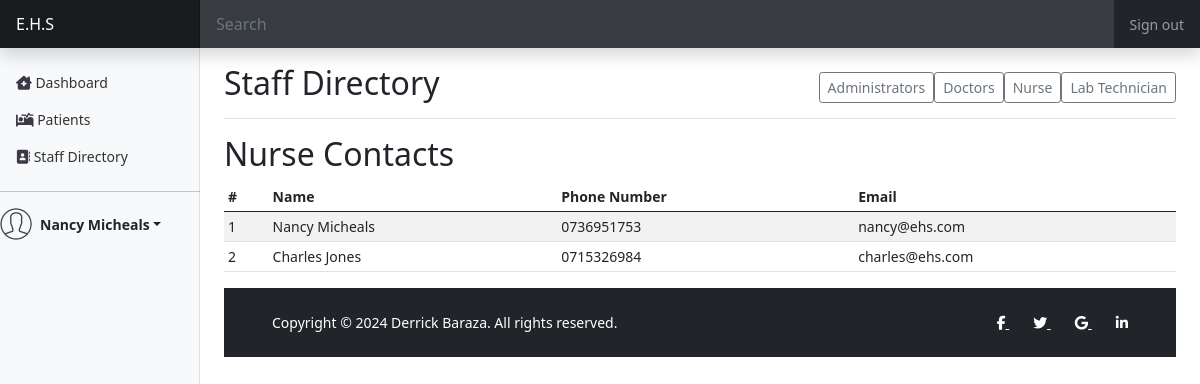
Screenshot of /nursedashboard/directory/index.php (signed in) with the database file from the repository.
### tables this page shows
CREATE TABLE IF NOT EXISTS `nurses` (
  `nurseID` int(11) NOT NULL AUTO_INCREMENT,
  `nurseName` varchar(50) NOT NULL,
  `phoneNo` int(11) NOT NULL,
  `email` varchar(50) NOT NULL,
  `password` varchar(128) NOT NULL,
  PRIMARY KEY (`nurseID`)
);

### includes/globvars.php (called while the page is built)
<?php
    $admin = "admin";
    $doctor = "doctors";
    $nurse = "nurses";
    $tech = "tech";
?>

### nursedashboard/directory/index.php (the view, shortened to what this page needs)
<?php
  include "../../includes/globvars.php";
  include "../../includes/dblink.php";
  if (isset($_SESSION['ID'])&&isset($_SESSION['Name'])&&isset($_SESSION['email'])&&$_SESSION['user']==$nurse) {
    $name = $_SESSION['Name'];
    if(!isset($_POST['submit'])){
      $sql = "SELECT `nurseName`, `phoneNo`, `email` FROM `nurses`;";
      $cont = "Nurse";
    }
    $result = mysqli_query($mysqli, $sql);
?>
    <!doctype html>
    <html lang="en">
      <head>
        <link rel="stylesheet" href="https://cdn.jsdelivr.net/npm/bootstrap-icons@1.11.2/font/bootstrap-icons.min.css">
        <link href="../../css/bootstrap.min.css" rel="stylesheet">
        <link href="../../css/dashboard.css" rel="stylesheet">
      </head>
      <body>
      <header class="navbar navbar-dark sticky-top bg-dark flex-md-nowrap p-0 shadow">
        <a class="navbar-brand col-md-3 col-lg-2 me-0 px-3" href="#" id="home">E.H.S</a>
        <input class="form-control form-control-dark w-100" type="text" placeholder="Search" aria-label="Search">
        <div class="navbar-nav">
          <div class="nav-item text-nowrap">
            <a class="nav-link px-3" href="../validation/logout.php" id="signout">Sign out</a>
          </div>
        </div>
      </header>
      <div class="container-fluid">
        <div class="row">
          <?php @include("../includes/nav.php");?>
          <main class="col-md-9 ms-sm-auto col-lg-10 px-md-4">
            <div class="d-flex justify-content-between flex-wrap flex-md-nowrap align-items-center pt-3 pb-2 mb-3 border-bottom">
              <h1 class="h2">Staff Directory</h1>
              <div class="btn-toolbar mb-2 mb-md-0">
                <form action="../directory/index.php" method="post">
                  <button type="submit" name="submit" value="<?php echo $admin;?>" class="btn btn-sm btn-outline-secondary" id="admin">
                    Administrators
                  </button>
                </form>
                <form action="../directory/index.php" method="post">
                  <button type="submit" name="submit" value="<?php echo $doctor;?>" class="btn btn-sm btn-outline-secondary" id="doct">
                    Doctors
                  </button>
                </form>
                <form action="../directory/index.php" method="post">
                  <button type="submit" name="submit" value="<?php echo $nurse;?>" class="btn btn-sm btn-outline-secondary" id="nurse">
                    Nurse
                  </button>
                </form>
                <form action="../directory/index.php" method="post">
                  <button type="submit" name="submit" value="<?php echo $tech;?>" class="btn btn-sm btn-outline-secondary" id="nurse">
                    Lab Technician
                  </button>
                </form>
              </div>
            </div>
            <h2 id="title"><?php echo $cont;?> Contacts </h2>
            <table class="table table-striped table-sm">
              <thead>
                <tr>
                  <th scope="col">#</th>
                  <th scope="col">Name</th>
                  <th scope="col">Phone Number</th>
                  <th scope="col">Email</th>
                </tr>
              </thead>
              <tbody>
                <?php
                $i =1;
                foreach ($result as $res) {
                    if(!isset($_POST['submit'])){
                      $name=$res['nurseName'];
                    }
                    $email=$res['email'];
                    $number="0".$res['phoneNo'];
              ?>
              <tr>
                <td><?php echo $i;?></td>
                <td><?php echo $name;?></td>
                <td><?php echo $number;?></td>
                <td><?php echo $email;?></td>
              </tr>
              <?php
                  $i++;
                }
              ?>
              </tbody>
            </table>
            <?php @include("../../includes/copyright.php");?>
          </main>
        </div>
      </div>
      </body>
    </html>
<?php
  }else {
    header("Location: ../validation/logout.php?message=Kindly log in");
  }
?>

### css/dashboard.css (style rules this page uses)
body { font-size: .875rem; }
.navbar-brand { padding-top: .75rem; padding-bottom: .75rem; font-size: 1rem; background-color: rgba(0, 0, 0, .25); box-shadow: inset -1px 0 0 rgba(0, 0, 0, .25); }
.navbar .form-control { padding: .75rem 1rem; border-width: 0; border-radius: 0; }
.form-control-dark { color: #fff; background-color: rgba(255, 255, 255, .1); border-color: rgba(255, 255, 255, .1); }

### rows the page displays
nurses: nurseName "Nancy Micheals", phoneNo "0736951753", email "nancy@ehs.com"
nurses: nurseName "Charles Jones", phoneNo "0715326984", email "charles@ehs.com"

### other values shown
$name "Nancy Micheals"
$cont "Nurse"
